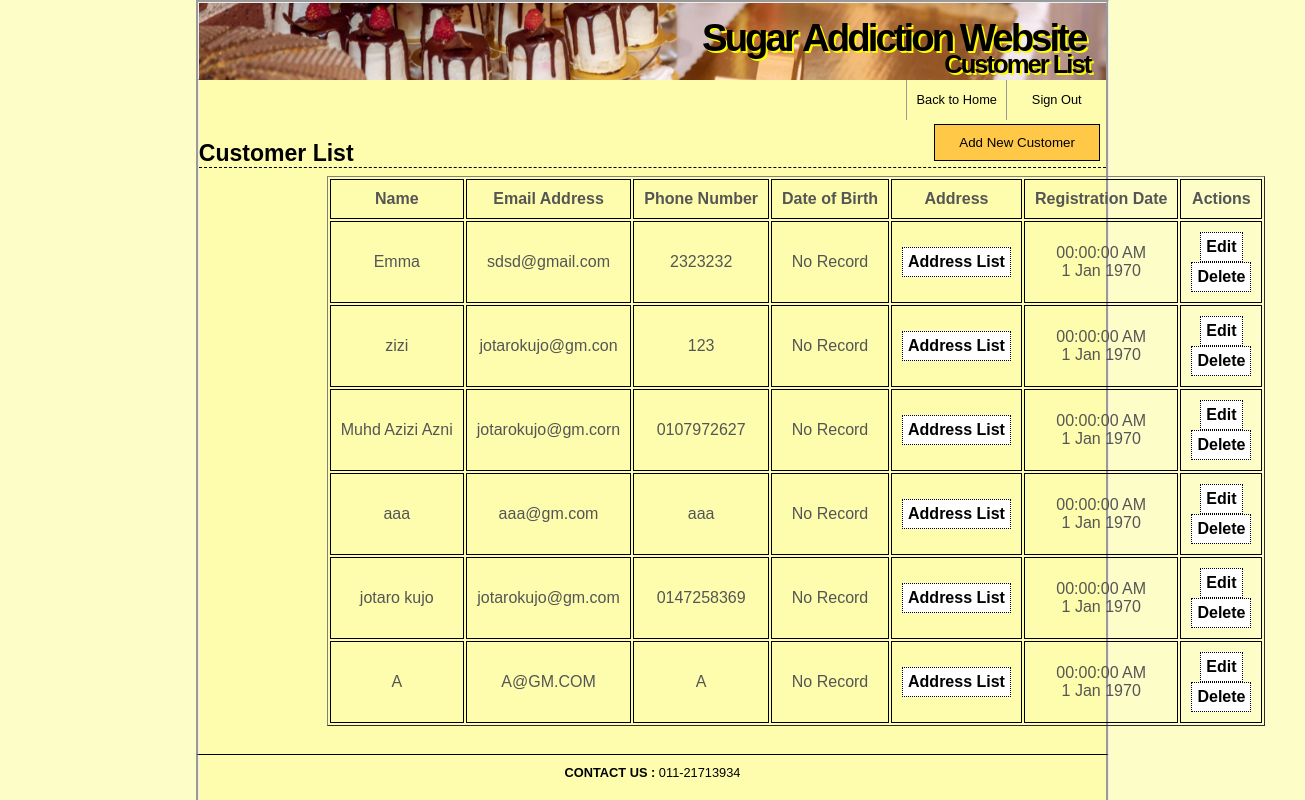
Page /customers.php (signed in) on the earlier database version.
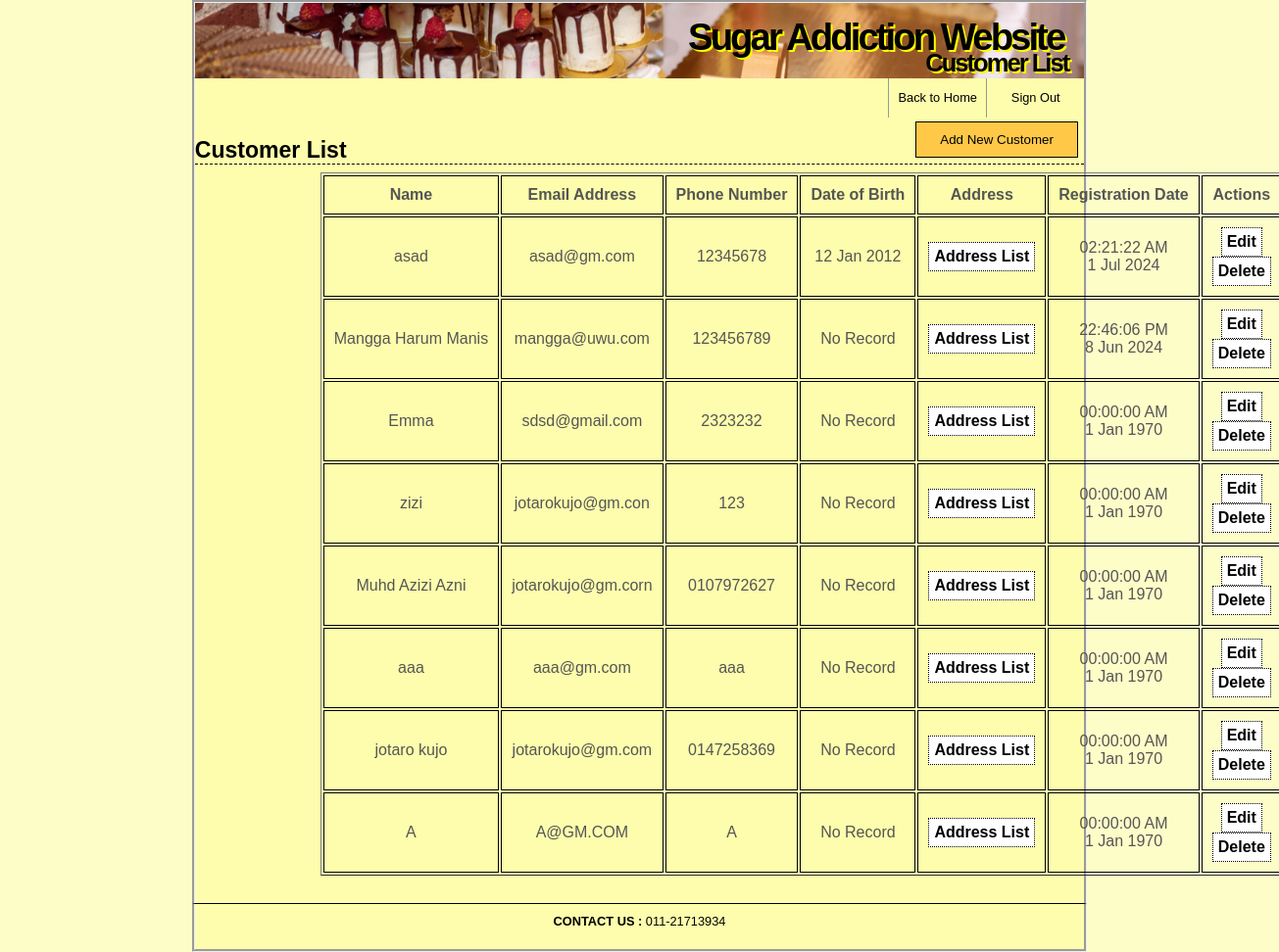
Same page on the later database version.
### tables this page shows
CREATE TABLE `customer` (
  `CustID` int(5) NOT NULL,
  `CustName` varchar(20) NOT NULL,
  `Password` varchar(40) NOT NULL,
  `PhoneNum` varchar(40) NOT NULL,
  `dateofbirth` date DEFAULT NULL,
  `Address` varchar(100) NOT NULL,
  `Email` varchar(60) NOT NULL,
  `regs_date` datetime DEFAULT NULL,
  `OrderID` varchar(255) DEFAULT NULL
);

### customers.php (the view, shortened to what this page needs)
<?php
include ('includes/header.php');
?>
<h1>Customer List</h1>
<div class="menu">
<div class="btn-group" style="float: right; margin:-4.1em 0.5em">
		<button><a href="register.php">Add New Customer</a></button>
	</div>
	<table border="1" style="width: max-content; margin:0.5em 8em">
		<tr>
			<th>Name</th>
			<th>Email Address</th>
			<th>Phone Number</th>
			<th>Date of Birth</th>
			<th>Address</th>
			<th>Registration Date</th>
			<th>Actions</th>
		</tr>
		<?php
		require ('includes/constants.php');
		$q = "SELECT * FROM customer ORDER BY regs_date DESC";
		$r = @mysqli_query ($dbc,$q);
		if (!mysqli_num_rows($r) == 1) {
			echo '<tr><td colspan="4">No registered customers</td></tr>';
		} else {
		while ($data = mysqli_fetch_array($r)) {
			echo '
			<tr>
				<td align="left">'.$data['CustName'].'</td>
				<td align="left">'.$data['Email'].'</td>
				<td align="left">'.$data['PhoneNum'].'</td>';
				if (empty($data['dateofbirth'])) {
					echo '<td align="left"> No Record</td>';
				} else {
					echo '<td align="left">'.date("j M Y",strtotime($data['dateofbirth'])).'</td>';
					}
				echo '<td align="left">';
				echo '
				<form action="customers_address.php" method="GET">
					<input type="text" name="CustID" value="'.$data["CustID"].'" hidden>
					<input type="text" name="CustName" value="'.$data["CustName"].'" hidden>
					<input type="submit" name="submit" value="Address List" />
				</form>';
				echo "</td><td align='left'>" . date("H:i:s A", strtotime($data['regs_date'])) . "<br>" . date("j M Y", strtotime($data['regs_date'])) . "</td>";
				echo '<td align="left">
				<form action="edit_customer.php" method="GET">
				<input type="text" name="CustID" value="'.$data["CustID"].'" hidden>
				<input type="text" name="CustName" value="'.$data["CustName"].'" hidden>
				<input type="submit" name="submit" value="Edit" />
				</form>
				<form action="delete_customer.php" method="GET">
				<input type="text" name="CustID" value="'.$data["CustID"].'" hidden>
				<input type="text" name="CustName" value="'.$data["CustName"].'" hidden>
				<input type="submit" name="submit" value="Delete" />
				</form>
				</td>';
			echo'</tr>';
		}}
		?>
	</table>
</div>

Differences in the rows shown:
added customer: CustName "asad", Email "asad@gm.com", PhoneNum "12345678", dateofbirth "12 Jan 2012", regs_date "02:21:22 AM", regs_date "1 Jul 2024"
added customer: CustName "Mangga Harum Manis", Email "mangga@uwu.com", PhoneNum "123456789", shows "No Record", regs_date "22:46:06 PM", regs_date "8 Jun 2024"
